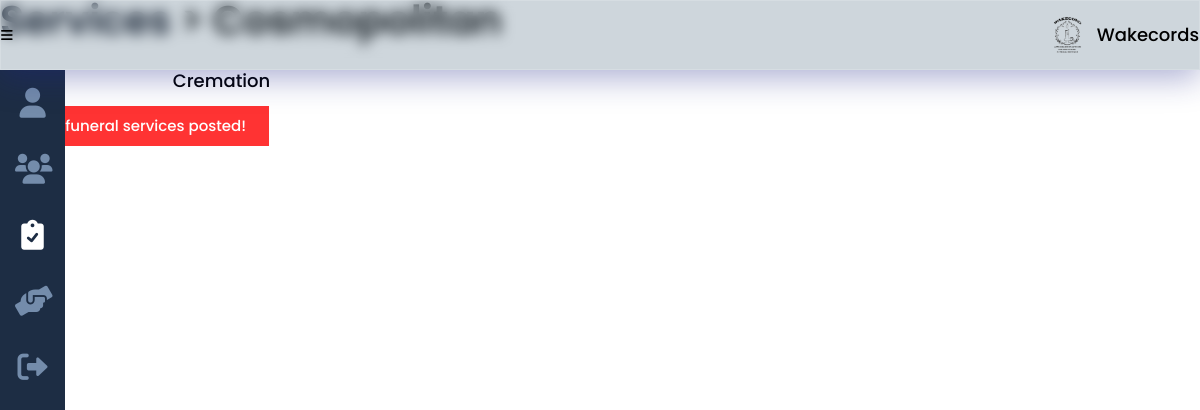
/funeral_tradition.php?id=14, run on an earlier commit of the app's database.
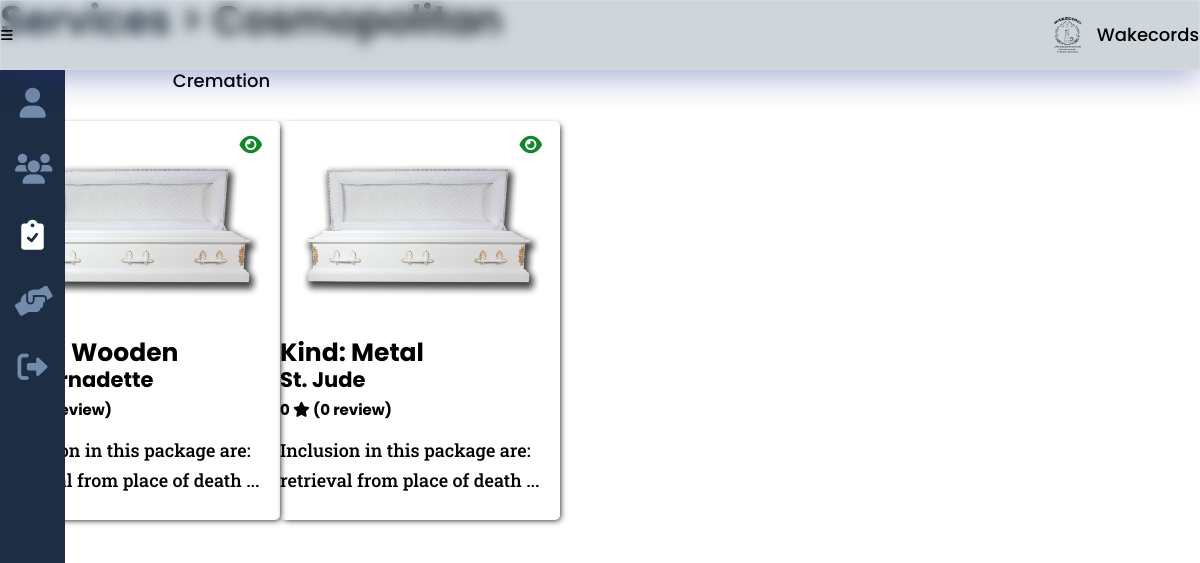
And on a later commit of the database.
### tables this page shows
CREATE TABLE `funeral` (
  `service_id` int(8) NOT NULL,
  `funeral_name` varchar(50) NOT NULL,
  `funeral_type` varchar(20) NOT NULL,
  `funeral_kind` varchar(20) NOT NULL,
  `funeral_size` varchar(200) DEFAULT NULL,
  `funeral_qty` varchar(200) DEFAULT NULL,
  `funeral_price` varchar(200) DEFAULT NULL
);

CREATE TABLE `services` (
  `service_id` int(8) NOT NULL,
  `provider_id` int(8) NOT NULL,
  `service_type` varchar(20) NOT NULL,
  `service_desc` varchar(500) NOT NULL,
  `service_cost` decimal(9,2) DEFAULT NULL,
  `service_qty` int(2) DEFAULT NULL,
  `service_img` varchar(100) NOT NULL,
  `service_status` varchar(10) NOT NULL
);

### others/db.php (called while the page is built, shortened)
<?php
	class DB
	{
		static $hostname = "localhost";
		static $dbname = "wakecords";
		static $username  = "root";
		static $password = "";
		public static function query($sql, $params=array(), $transactType)
		{
			$rows = array();
			try
			{
				$db = new PDO("mysql:host=". self::$hostname ."; dbname=". self::$dbname,  self::$username,  self::$password);
				$db->setAttribute(PDO::ATTR_ERRMODE, PDO::ERRMODE_EXCEPTION);
				$cmd = $db->prepare($sql);
				$cmd->execute($params);
				if($transactType == "READ")
					$rows = $cmd->fetchAll();
				else
					$rows = $db->lastInsertId();
			}
			catch(PDOException $e)
			{
				echo $e->getMessage();
			}
			return $rows;
		}
	}

### funeral_tradition.php (the view, shortened to what the changed rows need)
<?php
	include("others/functions.php");
	include("others/head.php");
?>
<body>
	<div class="container">
		<?php include("others/header.php"); ?>
		<div class="banner">
			<section class="banner-con">
				<div class="wrapper">
					<div class="banner-div">
						<h2><a href="funeral.php">Services</a> <span>> <?php echo $provider['provider_company']; ?></span></h2>
						<div class="banner-cards">
							<?php
								services("funeral", "traditional");
							?>
						</div>
					</div>
				</div>
			</section>
		</div>
	</div>
</body>
</html>

### others/functions.php (shortened to what the changed rows need)
<?php
	require_once("others/db.php");
	function limit_text($text, $limit) {
		if (str_word_count($text, 0) > $limit) {
			$words = str_word_count($text, 2);
			$pos   = array_keys($words);
			$text  = substr($text, 0, $pos[$limit]) . '...';
		}
		return $text;
	}
	function messaging($type, $msg){
		switch($type){
			case "error":
				echo "<div class='note red'><i class='fa-solid fa-circle-xmark'></i> ".$msg."</div>";
			break;
		}
	}
	function ratings($id, $service = true){
		$avg_stars = 0;
		if($service)
			$feedback = read("feedback", ["service_id"], [$id]);
		else {
			$feedback = DB::query("SELECT * FROM feedback a JOIN services b ON a.service_id = b.service_id WHERE provider_id = ?", array($id), "READ");
		}
		if(count($feedback) > 0){
			foreach($feedback as $result){
				$avg_stars += $result['feedback_star'];
			}
			$avg_stars /= count($feedback);
		}
		else return $avg_stars;
		return number_format((float)$avg_stars,1,".","");
	}
	function ratings_count($id, $service = true){
		if($service)
			$feedback = read("feedback", ["service_id"], [$id]);
		else {
			$feedback = DB::query("SELECT * FROM feedback a JOIN services b ON a.service_id = b.service_id WHERE provider_id = ?", array($id), "READ");
		}
		return (count($feedback) > 1) ? count($feedback)." reviews" : count($feedback)." review";
	}
	function read($table, $attr=[], $data=[]){
		if(count($attr) == 1){
			return DB::query("SELECT * FROM ".$table." WHERE ".$attr[0]."=?", array($data[0]), "READ");
		}
	}
	function services($type, $defer=NULL){
		switch ($type){
			case "funeral":
				if ($defer == NULL) {
					$provider = read("provider", ["provider_type"], [$type]);
					if(count($provider) > 0){
						foreach($provider as $result){
							echo "
							<div class='card-0 no-padding'>
								<img src='images/providers/".$result['provider_type']."/".$result['provider_id']."/".$result['provider_logo']."'>
								<h3>".$result['provider_company']."
									<span>
										".ratings($result['provider_id'], false)."
										<i class='fa-solid fa-star'></i>
										(".ratings_count($result['provider_id'], false).")
									</span>
								</h3>
								<p>
									".limit_text($result['provider_desc'], 10)."
								</p>
								<div class='buttons'>
									<a href='funeral_tradition.php?id=".$result['provider_id']."' title='View'><i class='fa-solid fa-eye'></i></a>
								</div>
							</div>
							";
						}
					}
					else messaging("error", "No funeral services posted!");
				}
				else {
					$services = DB::query("SELECT * FROM services s JOIN funeral f ON s.service_id = f.service_id WHERE provider_id = ? AND funeral_type = ?", array($_GET['id'], $defer), "READ");
					if(count($services) > 0){
						foreach($services as $results){
							echo "
							<div class='card-0 no-padding'>
								<img src='images/providers/".$results['service_type']."/".$results['provider_id']."/".$results['service_img']."'>
								<h3 style='margin-bottom:0;line-height:1;font-size:25px;'>Kind: ".ucwords($results['funeral_kind'])."</h3>
								<h3>".$results['funeral_name']."
									<span>
										".ratings($results['service_id'], true)."
										<i class='fa-solid fa-star'></i>
										(".ratings_count($results['service_id'], true).")
									</span>
								</h3>
								<p>
									".limit_text($results['service_desc'], 10)."
								</p>
								<div class='buttons'>
									<a title='View' href='funeral_tradition_this.php?service_id=".$results['service_id']."&id={$results['provider_id']}'><i class='fa-solid fa-eye'></i></a>
								</div>
							</div>
							";
						}
					}
					else messaging("error", "No funeral services posted!");
				}
			break;
		}
	}

What changed in the data, as far as the page shows it:
added funeral: service_id.service_img (picture), funeral_kind "Wooden", funeral_name "St. Bernadette", service_id "0 review", service_id.service_desc "Inclusion in this package are: retrieval from place of death ..."
added funeral: service_id.service_img (picture), funeral_kind "Metal", funeral_name "St. Jude", service_id "0", service_id "0 review", service_id.service_desc "Inclusion in this package are: retrieval from place of death ..."
Also different on the page:
$msg: "No funeral services posted!" → (not shown)
